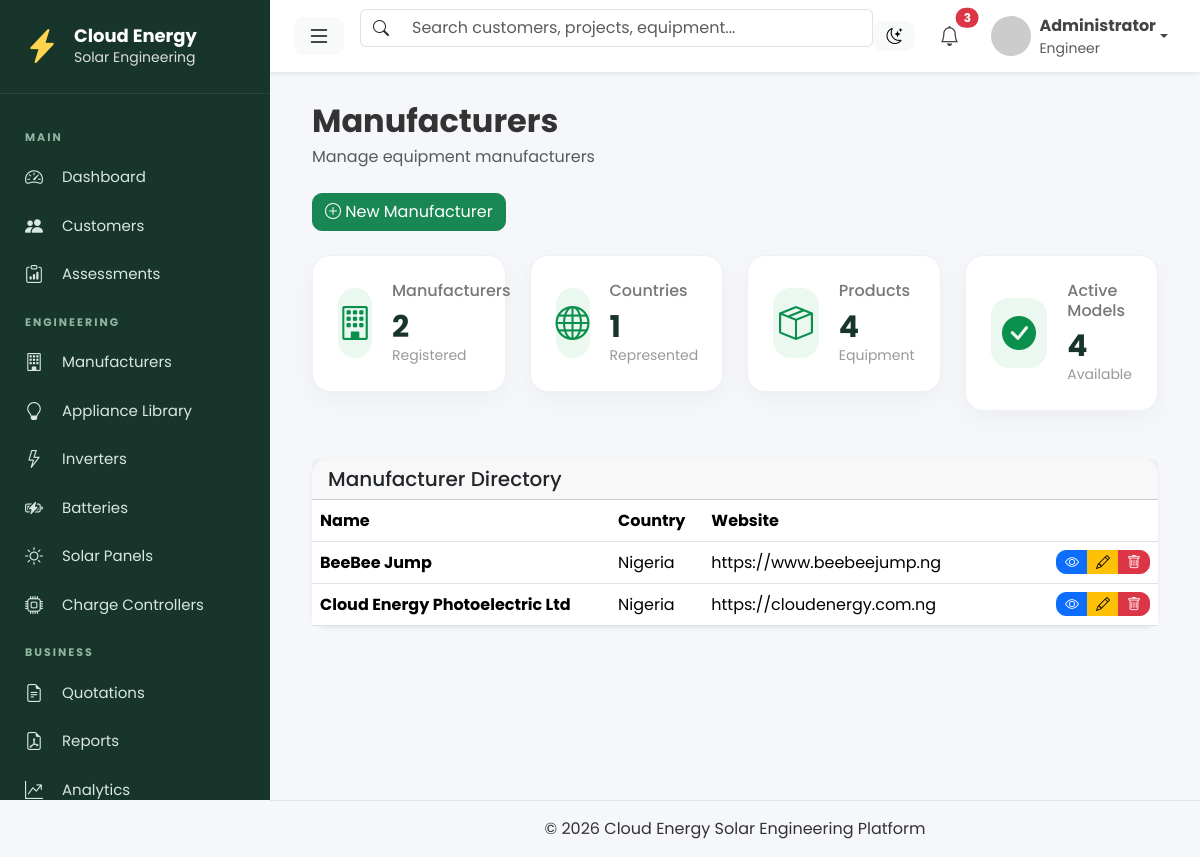
Before: /equipment/manufacturers/ with the older database file.
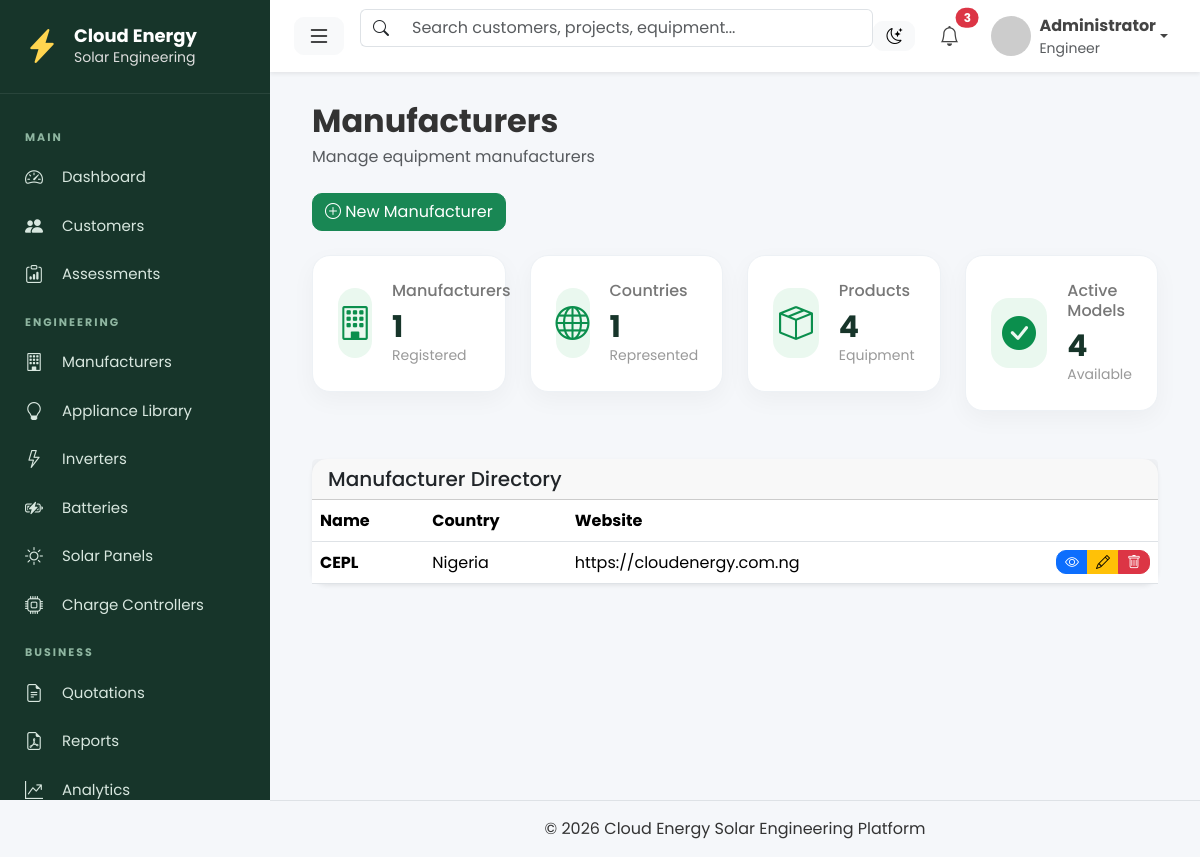
After: the same page with the newer database file.
### equipment/models.py (models this page shows, shortened)
class Manufacturer(models.Model):
    name = models.CharField(
        max_length=100,
        unique=True,
    )
    logo = models.ImageField(
        upload_to="manufacturers/",
        blank=True,
        null=True
    )
    website = models.URLField(
        blank=True,
    )
    support_email = models.EmailField(blank=True)
    support_phone = models.CharField(
        max_length=30,
        blank=True
    )
    country = models.CharField(
        max_length=100,
        blank=True
    )
    notes = models.TextField(
        blank=True
    )
    active = models.BooleanField(
        default=True,
    )
    class Meta:
        ordering = ["name"]

### equipment/views.py (the view)
class ManufacturerListView(ListView):
    model = Manufacturer
    template_name = "equipment/manufacturers/manufacturer_list.html"
    context_object_name = "manufacturers"
    paginate_by = 15
    queryset = Manufacturer.objects.order_by("name")
    def get_context_data(self, **kwargs):
        context = super().get_context_data(**kwargs)
        queryset = Manufacturer.objects.all()
        context["manufacturers_count"] = queryset.count()
        context["countries_count"] = (
            queryset.exclude(country="")
            .values("country")
            .distinct()
            .count()
        )
        context["products_count"] = (
            SolarPanel.objects.count()
            + Battery.objects.count()
            + Inverter.objects.count()
            + ChargeController.objects.count()
        )
        context["active_products"] = (
            SolarPanel.objects.filter(active=True).count()
            + Battery.objects.filter(active=True).count()
            + Inverter.objects.filter(active=True).count()
            + ChargeController.objects.filter(active=True).count()
        )
        return context

### templates/equipment/manufacturers/manufacturer_list.html (shortened to what this page needs)
{% extends "layouts/base.html" %}
{% block content %}
{% include "components/page_header.html" with title="Manufacturers" subtitle="Manage equipment manufacturers" %}
<div class="mb-4">
    <a href="{% url 'equipment:manufacturer-create' %}"
       class="btn btn-success">
        <i class="bi bi-plus-circle"></i>
        New Manufacturer
    </a>
</div>
<div class="row mb-4">
    {% include "components/metric_card.html" with title="Manufacturers" value=manufacturers_count icon="bi-building" footer="Registered" %}
    {% include "components/metric_card.html" with title="Countries" value=countries_count icon="bi-globe" footer="Represented" %}
    {% include "components/metric_card.html" with title="Products" value=products_count icon="bi-box-seam" footer="Equipment" %}
    {% include "components/metric_card.html" with title="Active Models" value=active_products icon="bi-check-circle-fill" footer="Available" %}
</div>
<div class="card shadow-sm border-0">
    <div class="card-header">
        <h5 class="mb-0">Manufacturer Directory</h5>
    </div>
    <div class="card-body p-0">
        <table class="table table-hover align-middle mb-0">
            <thead>
                <tr>
                    <th>Name</th>
                    <th>Country</th>
                    <th>Website</th>
                    <th width="180"></th>
                </tr>
            </thead>
            <tbody>
                {% for manufacturer in manufacturers %}
                <tr>
                    <td>
                        <strong>{{ manufacturer.name }}</strong>
                    </td>
                    <td>
                        {{ manufacturer.country }}
                    </td>
                    <td>
                        {{ manufacturer.website }}
                    </td>
                    <td class="text-end">
                        <div class="btn-group">
                            <a href="{% url 'equipment:manufacturer-detail' manufacturer.pk %}"
                               class="btn btn-sm btn-primary">
                                <i class="bi bi-eye"></i>
                            </a>
                            <a href="{% url 'equipment:manufacturer-update' manufacturer.pk %}"
                               class="btn btn-sm btn-warning">
                                <i class="bi bi-pencil"></i>
                            </a>
                            <a href="{% url 'equipment:manufacturer-delete' manufacturer.pk %}"
                               class="btn btn-sm btn-danger">
                                <i class="bi bi-trash"></i>
                            </a>
                        </div>
                    </td>
                </tr>
                {% empty %}
                <tr>
                    <td colspan="4" class="text-center py-5">
                        No manufacturers found.
                    </td>
                </tr>
                {% endfor %}
            </tbody>
        </table>
    </div>
</div>
{% endblock %}

Changed rows visible on the page:
removed Manufacturer: name "BeeBee Jump", country "Nigeria", website "https://www.beebeejump.ng"
changed Manufacturer "Nigeria": name "Cloud Energy Photoelectric Ltd" → "CEPL"
Other visible differences:
{{ value }}: "2 1 4 4" → "1 1 4 4"
